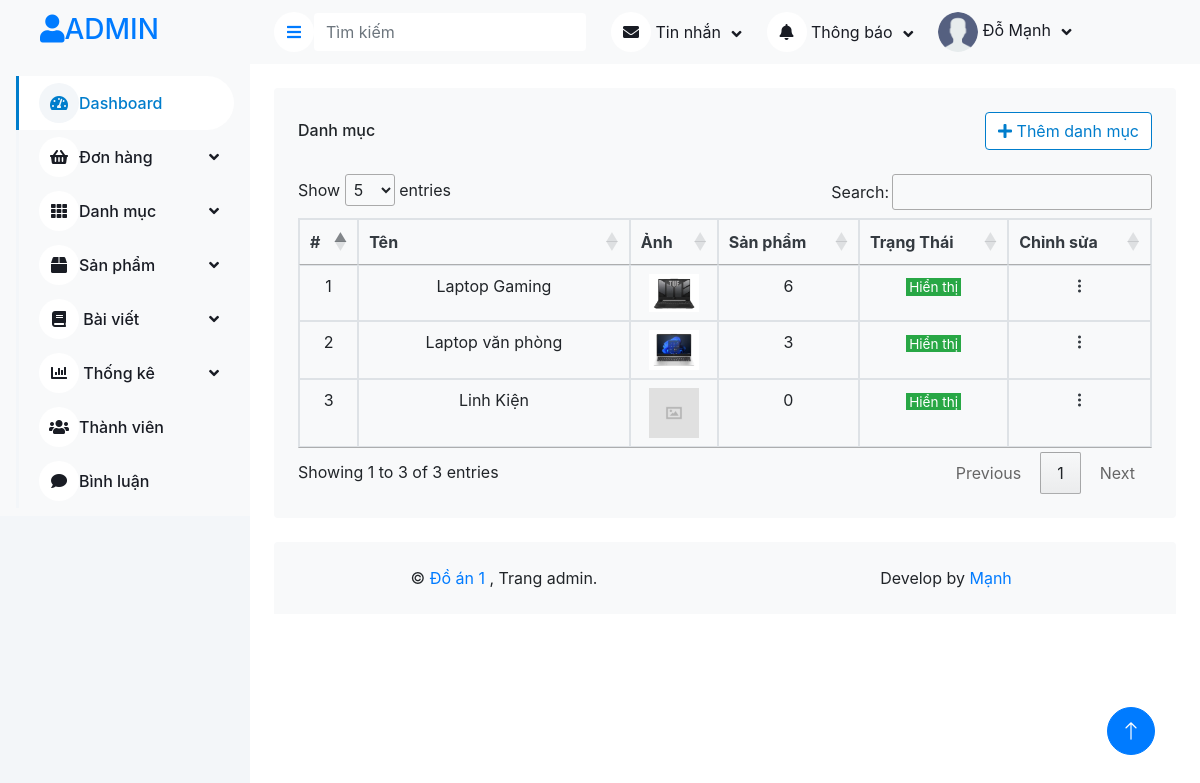
The app's page /admin/index.php?quanli=danh-sach-danh-muc (signed in) with its own data.
### tables this page shows
CREATE TABLE `categories` (
  `category_id` int(11) NOT NULL,
  `name` varchar(255) NOT NULL,
  `image` varchar(255) NOT NULL,
  `status` tinyint(1) NOT NULL DEFAULT 1
);

### admin/models_admin/pdo_library.php (called while the page is built, shortened)
<?php
function pdo_query($sql){
    $sql_args = array_slice(func_get_args(), 1);
    try{
        $conn = pdo_get_connection();
        $stmt = $conn->prepare($sql);
        $stmt->execute($sql_args);
        $rows = $stmt->fetchAll();
        return $rows;
    }
    catch(PDOException $e){
        throw $e;
    }
    finally{
        unset($conn);
    }
}
?>

### admin/models_admin/CategoryModel.php (called while the page is built, shortened)
<?php
    class CategoryModel {
        public function getCategoryProductCount() {
            $sql = "SELECT c.name AS category_name, c.status AS category_status,
                    c.image AS category_image, c.category_id AS cate_id,
                    COUNT(p.product_id) AS qty_product
                    FROM categories c
                    LEFT JOIN products p
                    ON c.category_id = p.category_id
                    GROUP BY c.category_id";
            return pdo_query($sql);
        }
    }
?>

### admin/danh-muc/list.php (the view, shortened to what this page needs)
<?php
    $list_catgories = $CategoryModel->getCategoryProductCount();
?>
<div class="container-fluid pt-4 px-4">
    <div class="bg-light text-center rounded p-4">
        <div class="d-flex align-items-center justify-content-between mb-4">
            <h6 class="mb-0">Danh mục</h6>
            <a href="them-danh-muc" class="btn btn-custom"><i class="fa fa-plus"></i> Thêm danh mục</a>
        </div>
        <div class="table-responsive">
            <table class="table text-start align-middle table-bordered table-hover mb-0" id="categories-list">
                <thead>
                    <tr class="text-dark">
                        <th scope="col">#</th>
                        <th scope="col">Tên</th>
                        <th scope="col">Ảnh</th>
                        <th scope="col">Sản phẩm</th>
                        <th scope="col">Trạng Thái</th>
                        <th scope="col">Chỉnh sửa</th>
                    </tr>
                </thead>
                <tbody>
                    <?php
                        $i = 0;
                    foreach ($list_catgories as $value) {
                    $i++;
                    extract($value);
                    ?>
                    <tr>
                        <td><?=$i?></td>
                        <td style="min-width: 200px;"><?=$category_name?></td>
                        <td>
                            <img style="max-width: 50px;" src="../upload/<?=$category_image?>" alt="">
                        </td>
                        <td><?=$qty_product?></td>
                        <td style="min-width: 100px;">
                            <?php
                            $trangThai = 'Tạm ẩn';
                            if($category_status == 1) {
                                $trangThai = 'Hiển thị';
                                echo '<span class="btn-small btn-success">'.$trangThai.'</span>';
                            }else {
                                echo '<span class="btn-small btn-danger">'.$trangThai.'</span>';
                            }
                            ?>
                        </td>
                        <td>
                            <div class="dropdown">
                                <a href="#" data-bs-toggle="dropdown" class="fs-24 text-gray ">
                                    <i class="bi bi-three-dots-vertical text-dark"></i>
                                </a>
                            </div>
                        </td>
                    </tr>
                    <?php
                    }
                    ?>
                </tbody>
            </table>
        </div>
    </div>
</div>

### admin/public_admin/css/style.css (style rules this page uses)
:root { --primary: #007dcc; --light: #F3F6F9; --dark: #191C24; }
.btn { transition: .5s; }

### admin/public_admin/css/custom.css (style rules this page uses)
.btn-custom { color: #007dcc; background-color: white; border-color: #007dcc; }
.btn-small { padding: .05rem 0.2rem; font-size: .85rem; }

### records on screen
categories: name "Laptop Gaming", image (picture), qty_product "6", status "Hiển thị"
categories: name "Laptop văn phòng", image (picture), qty_product "3", status "Hiển thị"
categories: name "Linh Kiện", image (placeholder picture), qty_product "0", status "Hiển thị"
